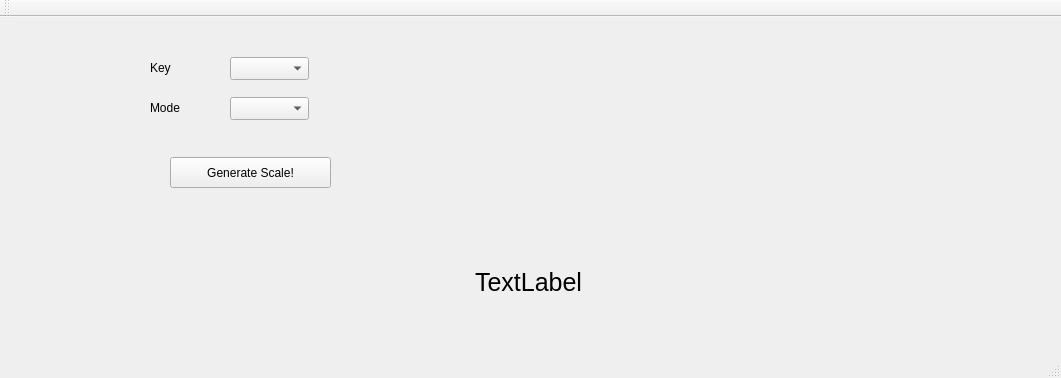
<?xml version="1.0" encoding="UTF-8"?>
<ui version="4.0">
 <class>MainWindow</class>
 <widget class="QMainWindow" name="MainWindow">
  <property name="geometry">
   <rect>
    <x>0</x>
    <y>0</y>
    <width>1061</width>
    <height>378</height>
   </rect>
  </property>
  <property name="windowTitle">
   <string>MainWindow</string>
  </property>
  <widget class="QWidget" name="centralWidget">
   <widget class="QComboBox" name="comboBoxKey">
    <property name="geometry">
     <rect>
      <x>230</x>
      <y>40</y>
      <width>79</width>
      <height>23</height>
     </rect>
    </property>
    <property name="sizePolicy">
     <sizepolicy hsizetype="MinimumExpanding" vsizetype="Fixed">
      <horstretch>0</horstretch>
      <verstretch>0</verstretch>
     </sizepolicy>
    </property>
   </widget>
   <widget class="QLabel" name="label">
    <property name="geometry">
     <rect>
      <x>150</x>
      <y>40</y>
      <width>71</width>
      <height>21</height>
     </rect>
    </property>
    <property name="text">
     <string>Key</string>
    </property>
   </widget>
   <widget class="QComboBox" name="comboBoxMode">
    <property name="geometry">
     <rect>
      <x>230</x>
      <y>80</y>
      <width>79</width>
      <height>23</height>
     </rect>
    </property>
    <property name="sizePolicy">
     <sizepolicy hsizetype="MinimumExpanding" vsizetype="Fixed">
      <horstretch>0</horstretch>
      <verstretch>0</verstretch>
     </sizepolicy>
    </property>
   </widget>
   <widget class="QLabel" name="label_2">
    <property name="geometry">
     <rect>
      <x>150</x>
      <y>80</y>
      <width>71</width>
      <height>21</height>
     </rect>
    </property>
    <property name="text">
     <string>Mode</string>
    </property>
   </widget>
   <widget class="QPushButton" name="pushButton">
    <property name="geometry">
     <rect>
      <x>170</x>
      <y>140</y>
      <width>161</width>
      <height>31</height>
     </rect>
    </property>
    <property name="text">
     <string>Generate Scale!</string>
    </property>
   </widget>
   <widget class="QLabel" name="label_3">
    <property name="geometry">
     <rect>
      <x>8</x>
      <y>230</y>
      <width>1041</width>
      <height>71</height>
     </rect>
    </property>
    <property name="font">
     <font>
      <pointsize>19</pointsize>
     </font>
    </property>
    <property name="text">
     <string>TextLabel</string>
    </property>
    <property name="alignment">
     <set>Qt::AlignCenter</set>
    </property>
   </widget>
  </widget>
  <widget class="QMenuBar" name="menuBar">
   <property name="geometry">
    <rect>
     <x>0</x>
     <y>0</y>
     <width>1061</width>
     <height>20</height>
    </rect>
   </property>
  </widget>
  <widget class="QToolBar" name="mainToolBar">
   <attribute name="toolBarArea">
    <enum>TopToolBarArea</enum>
   </attribute>
   <attribute name="toolBarBreak">
    <bool>false</bool>
   </attribute>
  </widget>
  <widget class="QStatusBar" name="statusBar"/>
 </widget>
 <layoutdefault spacing="6" margin="11"/>
 <resources/>
 <connections/>
</ui>
